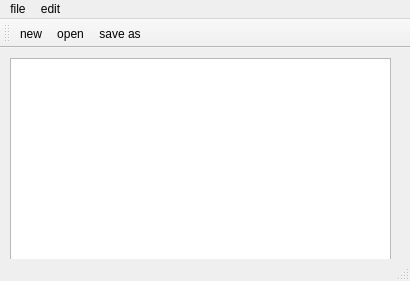
<?xml version="1.0" encoding="UTF-8"?>
<ui version="4.0">
 <class>MainWindow</class>
 <widget class="QMainWindow" name="MainWindow">
  <property name="geometry">
   <rect>
    <x>0</x>
    <y>0</y>
    <width>410</width>
    <height>281</height>
   </rect>
  </property>
  <property name="windowTitle">
   <string>MainWindow</string>
  </property>
  <widget class="QWidget" name="centralwidget">
   <widget class="QWidget" name="verticalLayoutWidget">
    <property name="geometry">
     <rect>
      <x>10</x>
      <y>10</y>
      <width>381</width>
      <height>231</height>
     </rect>
    </property>
    <layout class="QVBoxLayout" name="verticalLayout">
     <item>
      <widget class="QTextEdit" name="textEdit"/>
     </item>
    </layout>
   </widget>
  </widget>
  <widget class="QMenuBar" name="menubar">
   <property name="geometry">
    <rect>
     <x>0</x>
     <y>0</y>
     <width>410</width>
     <height>20</height>
    </rect>
   </property>
   <widget class="QMenu" name="menufile">
    <property name="title">
     <string>file</string>
    </property>
    <addaction name="actionnew"/>
    <addaction name="actionopen"/>
    <addaction name="actionsave"/>
    <addaction name="actionsave_as"/>
    <addaction name="actionprint"/>
    <addaction name="actionexit"/>
   </widget>
   <widget class="QMenu" name="menuedit">
    <property name="title">
     <string>edit</string>
    </property>
    <addaction name="actioncopy"/>
    <addaction name="actionpaste"/>
    <addaction name="actioncut"/>
    <addaction name="actionundo"/>
    <addaction name="actionredo"/>
   </widget>
   <addaction name="menufile"/>
   <addaction name="menuedit"/>
  </widget>
  <widget class="QStatusBar" name="statusbar"/>
  <widget class="QToolBar" name="toolBar">
   <property name="windowTitle">
    <string>toolBar</string>
   </property>
   <attribute name="toolBarArea">
    <enum>TopToolBarArea</enum>
   </attribute>
   <attribute name="toolBarBreak">
    <bool>false</bool>
   </attribute>
   <addaction name="actionnew"/>
   <addaction name="actionopen"/>
   <addaction name="actionsave_as"/>
  </widget>
  <action name="actionnew">
   <property name="icon">
    <iconset resource="Resources.qrc">
     <normaloff>:/images/New.bmp</normaloff>:/images/New.bmp</iconset>
   </property>
   <property name="text">
    <string>new</string>
   </property>
  </action>
  <action name="actionopen">
   <property name="icon">
    <iconset>
     <normalon>:/images/Copy.bmp</normalon>
    </iconset>
   </property>
   <property name="text">
    <string>open</string>
   </property>
  </action>
  <action name="actionsave_as">
   <property name="icon">
    <iconset>
     <normalon>:/images/Save.bmp</normalon>
    </iconset>
   </property>
   <property name="text">
    <string>save as</string>
   </property>
  </action>
  <action name="actionprint">
   <property name="text">
    <string>print</string>
   </property>
  </action>
  <action name="actionexit">
   <property name="text">
    <string>exit</string>
   </property>
  </action>
  <action name="actioncopy">
   <property name="text">
    <string>copy</string>
   </property>
  </action>
  <action name="actionpaste">
   <property name="text">
    <string>paste</string>
   </property>
  </action>
  <action name="actioncut">
   <property name="text">
    <string>cut</string>
   </property>
  </action>
  <action name="actionundo">
   <property name="text">
    <string>undo</string>
   </property>
  </action>
  <action name="actionredo">
   <property name="text">
    <string>redo</string>
   </property>
  </action>
  <action name="actionsave">
   <property name="icon">
    <iconset>
     <normalon>:/images/Save.bmp</normalon>
    </iconset>
   </property>
   <property name="text">
    <string>save</string>
   </property>
   <property name="shortcut">
    <string>Ctrl+S</string>
   </property>
  </action>
 </widget>
 <resources>
  <include location="Resources.qrc"/>
 </resources>
 <connections/>
</ui>
